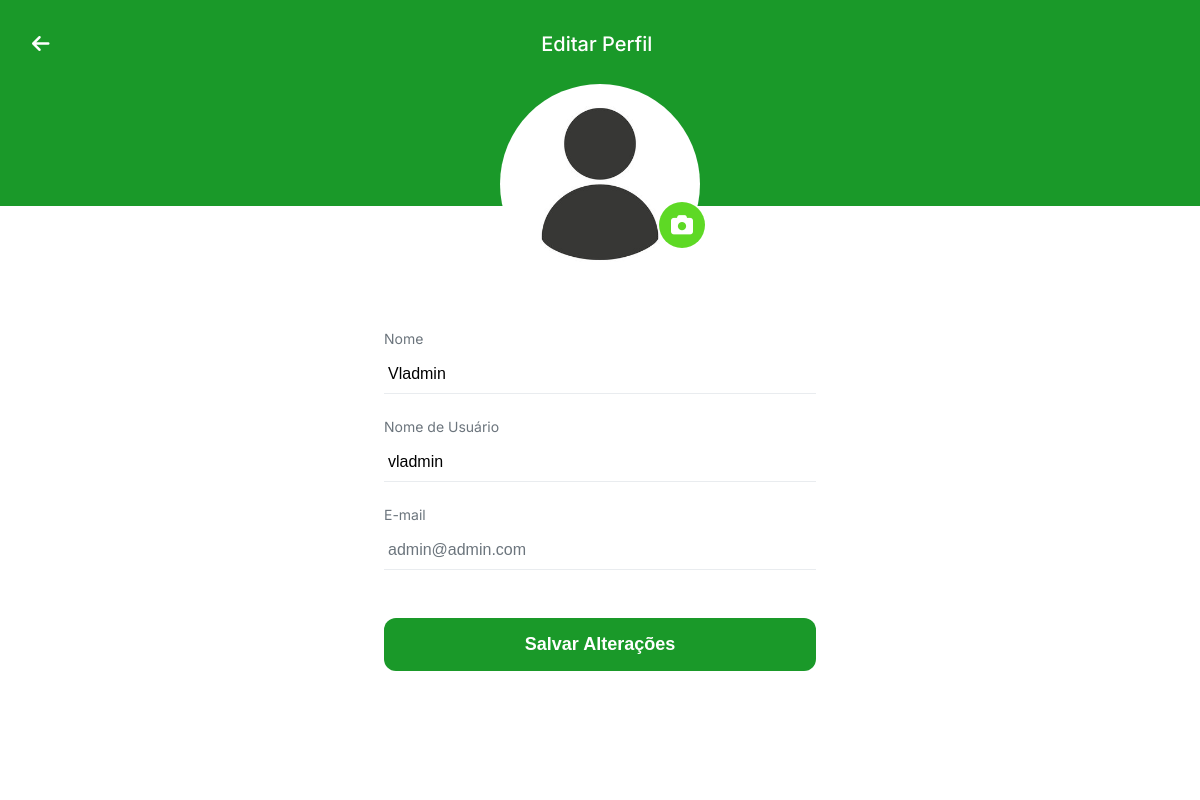
The app's page /teladeusuario/editar_perfil.php (signed in) with its own data.
### tables this page shows
CREATE TABLE Usuario ( 
    idUsuario INT PRIMARY KEY AUTO_INCREMENT,
    nome VARCHAR(255) NOT NULL,
    username VARCHAR(50) NOT NULL UNIQUE,
    avatar_path VARCHAR(255) NULL,
    biografia TEXT NULL,
    tipo ENUM('comum', 'instituicao', 'admin') NOT NULL,
    email VARCHAR(200) NOT NULL UNIQUE,
    senha VARCHAR(255) NOT NULL,
    cpf VARCHAR (14) UNIQUE,
    genero VARCHAR(30),
    data_nasc DATE NOT NULL,
    data_cadastro TIMESTAMP NOT NULL DEFAULT CURRENT_TIMESTAMP,
    ultimo_login TIMESTAMP NULL,
    status ENUM('ativo', 'inativo', 'suspenso') NOT NULL DEFAULT 'ativo'
);

### teladeusuario/editar_perfil.php (the view, shortened to what this page needs)
<?php
$idUsuarioLogado = $_SESSION['id_usuario'];
$servidor = "localhost";
$usuario_db = "root";
$senha_db = "";
$banco = "spark";
$conexao = new mysqli($servidor, $usuario_db, $senha_db, $banco);
$stmt = $conexao->prepare("SELECT nome, username, email, avatar_path FROM Usuario WHERE idUsuario = ?");
$stmt->bind_param("i", $idUsuarioLogado);
$stmt->execute();
$resultado = $stmt->get_result();
$usuario = $resultado->fetch_assoc();
$nomeAtual = htmlspecialchars($usuario['nome'] ?? '');
$usernameAtual = htmlspecialchars($usuario['username'] ?? '');
$emailAtual = htmlspecialchars($usuario['email'] ?? '');
$avatarAtual = !empty($usuario['avatar_path']) ? $usuario['avatar_path'] : 'assets/images/avatar_padrao.png';
$url_base = '/Spark-main/';
$processar_edicao_url = $url_base . 'teladeusuario/processar_edicao_perfil.php';
?>
<!DOCTYPE html>
<html lang="pt-BR">
<head>
    <link rel="stylesheet" href="https://cdnjs.cloudflare.com/ajax/libs/font-awesome/6.5.2/css/all.min.css">
    <link rel="stylesheet" href="<?php echo $url_base; ?>style.css" />
    <link rel="stylesheet" href="<?php echo $url_base; ?>teladeusuario/editar_perfil.css" />
</head>
<body>
    <header class="appbar edit-appbar">
        <button class="icon-btn" onclick="window.history.back()" aria-label="Voltar"><i class="fa-solid fa-arrow-left"></i></button>
        <h1>Editar Perfil</h1>
        <div class="profile-edit-section">
            <div class="avatar-container">
                <img class="avatar-large" id="avatarPreview" src="<?php echo $url_base . $avatarAtual; ?>" alt="Foto do perfil" />
                <label for="avatarUpload" class="btn-upload-avatar">
                    <i class="fa-solid fa-camera"></i>
                </label>
            </div>
</div>
    </header>
    <main class="app-content">
        <form id="editProfileForm" action="<?php echo $processar_edicao_url; ?>" method="POST" enctype="multipart/form-data">
            <div class="form-field-group">
                <label for="nome">Nome</label>
                <input type="text" id="nome" name="nome" value="<?php echo $nomeAtual; ?>" required>
            </div>
            <div class="form-field-group">
                <label for="username">Nome de Usuário</label>
                <input type="text" id="username" name="username" value="<?php echo $usernameAtual; ?>" required>
            </div>
            <div class="form-field-group">
                <label for="email">E-mail</label>
                <input type="email" id="email" name="email" value="<?php echo $emailAtual; ?>" readonly>
            </div>
            <button type="submit" class="btn-primary-large">Salvar Alterações</button>
        </form>
    </main>
</body>
</html>

### style.css (style rules this page uses)
:root { --cor-primaria: #1A9929; --cor-perigo: #D92525; --cor-detalhes: #5ED925; --texto-claro: #FFFFFF; --texto-escuro: #212529; --texto-mutado: #6c757d; --cor-do-form: #D1D5DB; --fundo-claro: #F8F9FA; --cor-divisor: #E9ECEF; --cor-icone-padrao: #FFFFFF; --cor-icone-secundario: #1A9929; --cor-icone-perigo: #991A1A; }
* { box-sizing: border-box; margin: 0; padding: 0; }
html, body { font-family: 'Inter', sans-serif; color: var(--texto-escuro); background-color: var(--fundo-claro); }
body { display: flex; flex-direction: column; min-height: 100vh; }
.app-content { flex: 1; padding: 0 0 88px; max-width: 480px; width: 100%; margin: 0 auto; }
.appbar { display: flex; align-items: center; justify-content: space-between; padding: 32px; background-color: var(--cor-primaria); color: white; width: 100%; }
.appbar h1 { font-size: 1.25rem; font-weight: 500; text-align: center; flex-grow: 1; }
.icon-btn { background: none; border: none; color: white; font-size: 1.5rem; cursor: pointer; }
.app-content { background-color: white; flex-grow: 1; padding: 24px; border-top-left-radius: 20px; border-top-right-radius: 20px; display: flex; flex-direction: column; }
form { width: 100%; display: flex; flex-direction: column; height: 100%; }
.form-field-group { margin-bottom: 24px; }
.form-field-group label { display: block; margin-bottom: 8px; color: var(--texto-mutado); font-size: 0.9rem; }
.form-field-group input { width: 100%; border: none; border-bottom: 1px solid var(--cor-do-form); padding: 10px 4px; font-size: 1rem; transition: border-color 0.3s; }
.btn-primary-large { background-color: var(--cor-primaria); color: white; border: none; border-radius: 12px; padding: 16px; font-size: 1rem; font-weight: 700; cursor: pointer; width: 100%; margin-top: auto; transition: background-color 0.3s; }

### teladeusuario/editar_perfil.css (style rules this page uses)
body { background-color: #ffffff; }
.edit-appbar { background-color: #1A9929; color: var(--texto-claro); padding-bottom: 150px; border-bottom: none; justify-content: flex-start; gap: 16px; display: flex; align-items: center; position: relative; overflow: visible; }
.edit-appbar .icon-btn { color: var(--texto-claro); font-size: 20px; position: relative; z-index: 1; }
.edit-appbar h1 { flex-grow: 1; text-align: center; margin-left: -40px; }
.app-content { background-color: #FFFFFF; position: relative; z-index: 2; margin-top: 100px; }
.profile-edit-section { display: flex; flex-direction: column; align-items: center; margin-bottom: 32px; position: absolute; bottom: -60px; left: 50%; transform: translateX(-50%); z-index: 10; }
.avatar-container { position: relative; display: inline-block; margin-bottom: 16px; }
.btn-upload-avatar { position: absolute; bottom: 0; right: 0; background-color: var(--cor-detalhes); border-radius: 50%; width: 46px; height: 46px; display: flex; justify-content: center; align-items: center; cursor: pointer; transform: translate(5px, 30px); }
.btn-upload-avatar i { font-size: 22px; margin: 0; }
.avatar-large { width: 200px; height: 200px; border-radius: 50%; object-fit: cover; transform: translate(0px, 70px); }
.form-field-group { margin-bottom: 24px; position: relative; }
.form-field-group label { display: block; color: var(--texto-mutado); font-size: 14px; margin-bottom: 8px; }
.form-field-group input { width: 100%; border: none; border-bottom: 1px solid var(--cor-divisor); padding: 10px 4px; font-size: 16px; background-color: transparent; transition: border-color 0.3s; }
.form-field-group input[readonly] { color: var(--texto-mutado); cursor: not-allowed; }
.btn-primary-large { width: 100%; padding: 16px; background-color: #1A9929; color: var(--texto-claro); border: none; border-radius: 12px; font-size: 18px; font-weight: 700; cursor: pointer; margin-top: 24px; transition: background-color 0.2s; }

### records on screen
usuario: nome "Vladmin", username "vladmin", email "admin@admin.com"
